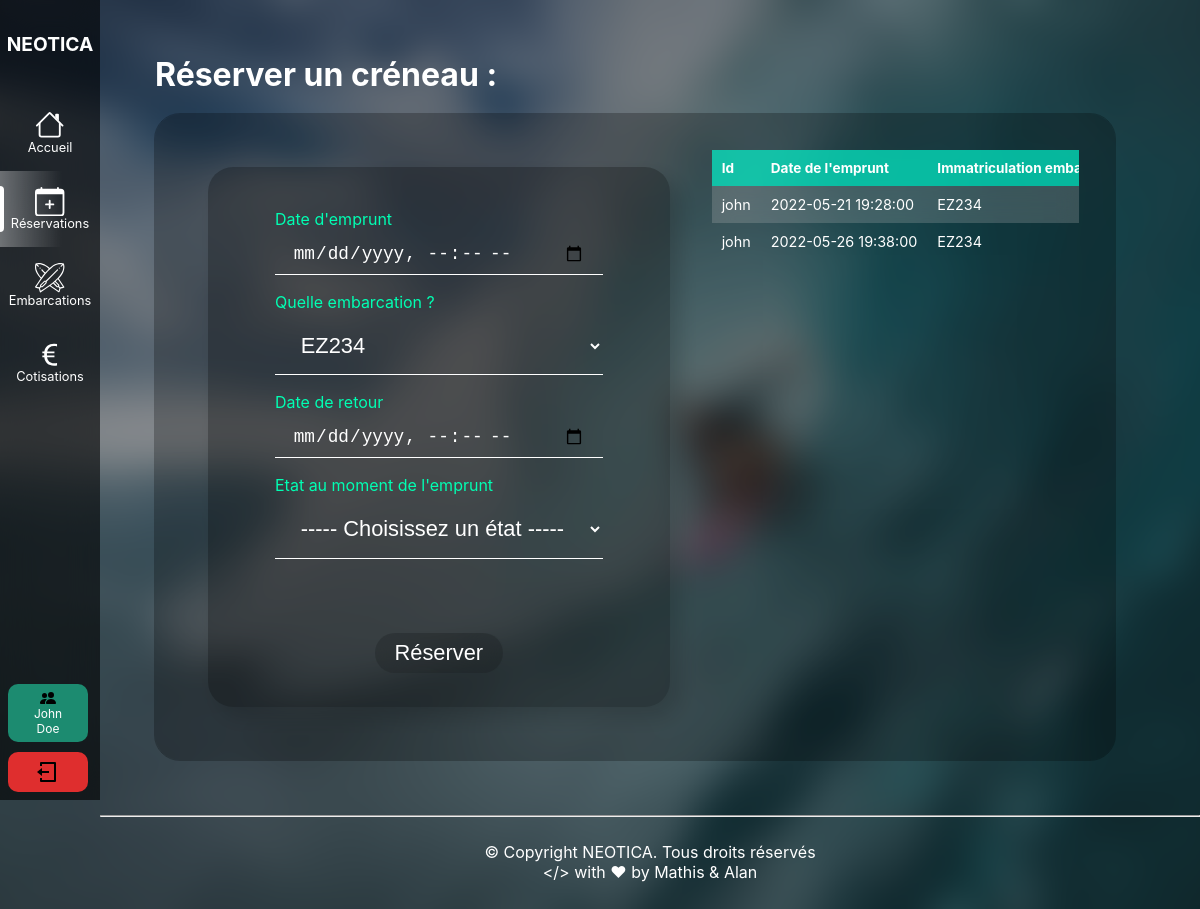
Page /pages/reservations.php (signed in) on the committed database.
### tables this page shows
CREATE TABLE IF NOT EXISTS `emprunt` (
  `id` varchar(10) NOT NULL,
  `date_empr` datetime NOT NULL,
  `imm_emb` varchar(10) NOT NULL,
  `date_retour_empr` datetime NOT NULL,
  `etat_retour_empr` varchar(10) NOT NULL,
  `etat_debut_empr` varchar(10) NOT NULL,
  PRIMARY KEY (`id`,`date_empr`,`imm_emb`),
  KEY `EMPRUNT_EMBARCATION1_FK` (`imm_emb`)
);

### controllers/afficheTableEmpruntsAdh.php (the view, shortened to what this page needs)
<?php
$id = $_SESSION['id'];
$query = "SELECT * FROM `emprunt` WHERE emprunt.id = '$id';";
$resultArray = $bdd->query($query);
$returnedValue = $resultArray->fetch();
if ($returnedValue != false) {
    $result = $bdd->query($query);
    echo "<table border=\"1\">";
    echo "<tr><th>Id</th> <th>Date de l'emprunt</th> <th>Immatriculation embarcation</th> <th>Date de retour</th> <th>Etat Avant</th> <th>Etat Après</th></tr>";
    while ($ligne = $result->fetch()) {
        echo "<tr>";
        echo "<td> " . $ligne['id'] . "</td>";
        echo "<td> " . $ligne['date_empr'] . "</td>";
        echo "<td> " . $ligne['imm_emb'] . "</td>";
        echo "</tr>";
    }
    echo "</table>";
} else {
    echo "<div class='error-message'>";
    echo "Vous n'avez effectué aucune reservation pour le moment.";
    echo "</div>";
}

### assets/style/style.css (style rules this page uses)
html { scroll-behavior: smooth; }
body { font-family: -apple-system, BlinkMacSystemFont, "Segoe UI", Roboto, Oxygen, Ubuntu, Cantarell, "Open Sans", "Helvetica Neue", sans-serif; max-width: 100%; min-height: 100vh; color: white; background-color: #333333; background-image: url(../img/bg.png); background-position: center; background-repeat: no-repeat; background-size: cover; background-attachment: fixed; -webkit-transition: color 300ms ease-in-out; transition: color 300ms ease-in-out; z-index: -1; overflow-x: hidden; }
.table-container table { border-collapse: collapse; border: none; color: var(--font-color); max-width: 100%; font-size: 0.85em; white-space: nowrap; }
.table-container table th { background-color: rgba(0, 255, 213, 0.651); color: white; text-align: left; padding: 10px; border: none; font-size: 0.85rem; }
.table-container table tr { border: none; }
.table-container table tr:nth-child(even) { background-color: #c9c9c93a; -webkit-backdrop-filter: blur(10px); backdrop-filter: blur(10px); }
.table-container table td { padding: 10px; border: none; font-size: 0.9rem; }

### rows in the picture
emprunt: id "john", date_empr "2022-05-21 19:28:00", imm_emb "EZ234"
emprunt: id "john", date_empr "2022-05-26 19:38:00", imm_emb "EZ234"

### other values in the picture
$_SESSION['prenom'] "John"
$_SESSION['nom'] "Doe"
form field immat_emb "EZ234"
